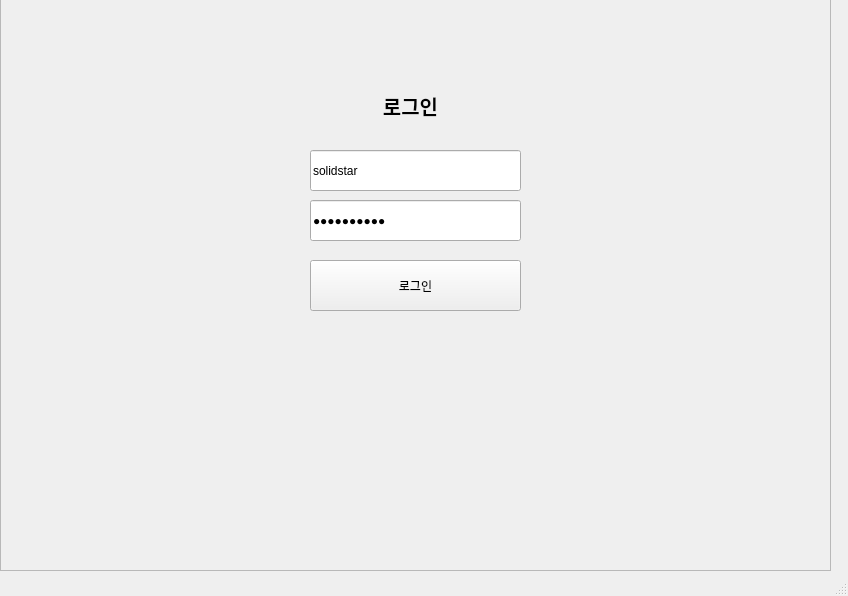
<?xml version="1.0" encoding="UTF-8"?>
<ui version="4.0">
 <class>MainWindow</class>
 <widget class="QMainWindow" name="MainWindow">
  <property name="geometry">
   <rect>
    <x>0</x>
    <y>0</y>
    <width>848</width>
    <height>596</height>
   </rect>
  </property>
  <property name="windowTitle">
   <string>MainWindow</string>
  </property>
  <widget class="QWidget" name="centralwidget">
   <widget class="QTabWidget" name="tabWidget">
    <property name="geometry">
     <rect>
      <x>0</x>
      <y>0</y>
      <width>821</width>
      <height>561</height>
     </rect>
    </property>
    <property name="sizePolicy">
     <sizepolicy hsizetype="Expanding" vsizetype="Expanding">
      <horstretch>0</horstretch>
      <verstretch>0</verstretch>
     </sizepolicy>
    </property>
    <property name="currentIndex">
     <number>0</number>
    </property>
    <widget class="QWidget" name="tab">
     <attribute name="title">
      <string>답변 자동 등록</string>
     </attribute>
     <widget class="QTextBrowser" name="logArea">
      <property name="geometry">
       <rect>
        <x>20</x>
        <y>131</y>
        <width>771</width>
        <height>331</height>
       </rect>
      </property>
     </widget>
     <widget class="QPushButton" name="whileCheck">
      <property name="geometry">
       <rect>
        <x>430</x>
        <y>22</y>
        <width>91</width>
        <height>41</height>
       </rect>
      </property>
      <property name="text">
       <string>시작</string>
      </property>
      <property name="checkable">
       <bool>true</bool>
      </property>
      <property name="checked">
       <bool>false</bool>
      </property>
     </widget>
     <widget class="QProgressBar" name="progressBar">
      <property name="geometry">
       <rect>
        <x>20</x>
        <y>80</y>
        <width>771</width>
        <height>20</height>
       </rect>
      </property>
      <property name="maximum">
       <number>10</number>
      </property>
      <property name="value">
       <number>0</number>
      </property>
     </widget>
     <widget class="QPushButton" name="naverTest">
      <property name="geometry">
       <rect>
        <x>330</x>
        <y>22</y>
        <width>91</width>
        <height>41</height>
       </rect>
      </property>
      <property name="text">
       <string>테스트</string>
      </property>
      <property name="checkable">
       <bool>true</bool>
      </property>
      <property name="checked">
       <bool>false</bool>
      </property>
     </widget>
     <widget class="QSplitter" name="splitter_2">
      <property name="geometry">
       <rect>
        <x>20</x>
        <y>40</y>
        <width>239</width>
        <height>23</height>
       </rect>
      </property>
      <property name="orientation">
       <enum>Qt::Horizontal</enum>
      </property>
      <widget class="QPushButton" name="naverLogin">
       <property name="text">
        <string> 네이버로그인</string>
       </property>
      </widget>
      <widget class="QPushButton" name="kinButton">
       <property name="text">
        <string>네이버지식인</string>
       </property>
      </widget>
      <widget class="QPushButton" name="answerButton">
       <property name="text">
        <string>답변하기</string>
       </property>
      </widget>
     </widget>
    </widget>
    <widget class="QWidget" name="tab_2">
     <attribute name="title">
      <string>답변내역</string>
     </attribute>
     <widget class="QTableWidget" name="kinListTable">
      <property name="geometry">
       <rect>
        <x>10</x>
        <y>50</y>
        <width>801</width>
        <height>451</height>
       </rect>
      </property>
      <column>
       <property name="text">
        <string>IDX</string>
       </property>
      </column>
      <column>
       <property name="text">
        <string>제목</string>
       </property>
      </column>
      <column>
       <property name="text">
        <string>내용</string>
       </property>
      </column>
      <column>
       <property name="text">
        <string>키워드</string>
       </property>
      </column>
      <column>
       <property name="text">
        <string>아이디</string>
       </property>
      </column>
     </widget>
     <widget class="QPushButton" name="kinListCall">
      <property name="geometry">
       <rect>
        <x>10</x>
        <y>10</y>
        <width>141</width>
        <height>31</height>
       </rect>
      </property>
      <property name="text">
       <string>리스트갱신</string>
      </property>
     </widget>
    </widget>
    <widget class="QWidget" name="tab_5">
     <attribute name="title">
      <string>답변설정</string>
     </attribute>
     <widget class="QTableWidget" name="answerListTable">
      <property name="geometry">
       <rect>
        <x>10</x>
        <y>50</y>
        <width>791</width>
        <height>211</height>
       </rect>
      </property>
      <property name="selectionBehavior">
       <enum>QAbstractItemView::SelectRows</enum>
      </property>
      <column>
       <property name="text">
        <string>NO</string>
       </property>
      </column>
      <column>
       <property name="text">
        <string>키워드</string>
       </property>
      </column>
      <column>
       <property name="text">
        <string>리스트</string>
       </property>
      </column>
     </widget>
     <widget class="QPushButton" name="answerListCall">
      <property name="geometry">
       <rect>
        <x>210</x>
        <y>10</y>
        <width>111</width>
        <height>31</height>
       </rect>
      </property>
      <property name="text">
       <string>리스트호출</string>
      </property>
     </widget>
     <widget class="QFrame" name="answerFrame">
      <property name="enabled">
       <bool>true</bool>
      </property>
      <property name="geometry">
       <rect>
        <x>10</x>
        <y>50</y>
        <width>791</width>
        <height>441</height>
       </rect>
      </property>
      <property name="palette">
       <palette>
        <active>
         <colorrole role="WindowText">
          <brush brushstyle="SolidPattern">
           <color alpha="255">
            <red>0</red>
            <green>0</green>
            <blue>0</blue>
           </color>
          </brush>
         </colorrole>
         <colorrole role="Button">
          <brush brushstyle="SolidPattern">
           <color alpha="255">
            <red>255</red>
            <green>255</green>
            <blue>255</blue>
           </color>
          </brush>
         </colorrole>
         <colorrole role="Light">
          <brush brushstyle="SolidPattern">
           <color alpha="255">
            <red>255</red>
            <green>255</green>
            <blue>255</blue>
           </color>
          </brush>
         </colorrole>
         <colorrole role="Midlight">
          <brush brushstyle="SolidPattern">
           <color alpha="255">
            <red>255</red>
            <green>255</green>
            <blue>255</blue>
           </color>
          </brush>
         </colorrole>
         <colorrole role="Dark">
          <brush brushstyle="SolidPattern">
           <color alpha="255">
            <red>127</red>
            <green>127</green>
            <blue>127</blue>
           </color>
          </brush>
         </colorrole>
         <colorrole role="Mid">
          <brush brushstyle="SolidPattern">
           <color alpha="255">
            <red>170</red>
            <green>170</green>
            <blue>170</blue>
           </color>
          </brush>
         </colorrole>
         <colorrole role="Text">
          <brush brushstyle="SolidPattern">
           <color alpha="255">
            <red>0</red>
            <green>0</green>
            <blue>0</blue>
           </color>
          </brush>
         </colorrole>
         <colorrole role="BrightText">
          <brush brushstyle="SolidPattern">
           <color alpha="255">
            <red>255</red>
            <green>255</green>
            <blue>255</blue>
           </color>
          </brush>
         </colorrole>
         <colorrole role="ButtonText">
          <brush brushstyle="SolidPattern">
           <color alpha="255">
            <red>0</red>
            <green>0</green>
            <blue>0</blue>
           </color>
          </brush>
         </colorrole>
         <colorrole role="Base">
          <brush brushstyle="SolidPattern">
           <color alpha="255">
            <red>255</red>
            <green>255</green>
            <blue>255</blue>
           </color>
          </brush>
         </colorrole>
         <colorrole role="Window">
          <brush brushstyle="SolidPattern">
           <color alpha="255">
            <red>255</red>
            <green>255</green>
            <blue>255</blue>
           </color>
          </brush>
         </colorrole>
         <colorrole role="Shadow">
          <brush brushstyle="SolidPattern">
           <color alpha="255">
            <red>0</red>
            <green>0</green>
            <blue>0</blue>
           </color>
          </brush>
         </colorrole>
         <colorrole role="AlternateBase">
          <brush brushstyle="SolidPattern">
           <color alpha="255">
            <red>255</red>
            <green>255</green>
            <blue>255</blue>
           </color>
          </brush>
         </colorrole>
         <colorrole role="ToolTipBase">
          <brush brushstyle="SolidPattern">
           <color alpha="255">
            <red>255</red>
            <green>255</green>
            <blue>220</blue>
           </color>
          </brush>
         </colorrole>
         <colorrole role="ToolTipText">
          <brush brushstyle="SolidPattern">
           <color alpha="255">
            <red>0</red>
            <green>0</green>
            <blue>0</blue>
           </color>
          </brush>
         </colorrole>
         <colorrole role="PlaceholderText">
          <brush brushstyle="SolidPattern">
           <color alpha="128">
            <red>0</red>
            <green>0</green>
            <blue>0</blue>
           </color>
          </brush>
         </colorrole>
        </active>
        <inactive>
         <colorrole role="WindowText">
          <brush brushstyle="SolidPattern">
           <color alpha="255">
            <red>0</red>
            <green>0</green>
            <blue>0</blue>
           </color>
          </brush>
         </colorrole>
         <colorrole role="Button">
          <brush brushstyle="SolidPattern">
           <color alpha="255">
            <red>255</red>
            <green>255</green>
            <blue>255</blue>
           </color>
          </brush>
         </colorrole>
         <colorrole role="Light">
          <brush brushstyle="SolidPattern">
           <color alpha="255">
            <red>255</red>
            <green>255</green>
            <blue>255</blue>
           </color>
          </brush>
         </colorrole>
         <colorrole role="Midlight">
          <brush brushstyle="SolidPattern">
           <color alpha="255">
            <red>255</red>
            <green>255</green>
            <blue>255</blue>
           </color>
          </brush>
         </colorrole>
         <colorrole role="Dark">
          <brush brushstyle="SolidPattern">
           <color alpha="255">
            <red>127</red>
            <green>127</green>
            <blue>127</blue>
           </color>
          </brush>
         </colorrole>
         <colorrole role="Mid">
          <brush brushstyle="SolidPattern">
           <color alpha="255">
            <red>170</red>
            <green>170</green>
            <blue>170</blue>
           </color>
          </brush>
         </colorrole>
         <colorrole role="Text">
          <brush brushstyle="SolidPattern">
           <color alpha="255">
            <red>0</red>
            <green>0</green>
            <blue>0</blue>
           </color>
          </brush>
         </colorrole>
         <colorrole role="BrightText">
          <brush brushstyle="SolidPattern">
           <color alpha="255">
            <red>255</red>
            <green>255</green>
            <blue>255</blue>
           </color>
          </brush>
         </colorrole>
         <colorrole role="ButtonText">
          <brush brushstyle="SolidPattern">
           <color alpha="255">
            <red>0</red>
            <green>0</green>
            <blue>0</blue>
           </color>
          </brush>
         </colorrole>
         <colorrole role="Base">
          <brush brushstyle="SolidPattern">
           <color alpha="255">
            <red>255</red>
            <green>255</green>
            <blue>255</blue>
           </color>
          </brush>
         </colorrole>
         <colorrole role="Window">
          <brush brushstyle="SolidPattern">
           <color alpha="255">
            <red>255</red>
            <green>255</green>
            <blue>255</blue>
           </color>
          </brush>
         </colorrole>
         <colorrole role="Shadow">
          <brush brushstyle="SolidPattern">
           <color alpha="255">
            <red>0</red>
            <green>0</green>
            <blue>0</blue>
           </color>
          </brush>
         </colorrole>
         <colorrole role="AlternateBase">
          <brush brushstyle="SolidPattern">
           <color alpha="255">
            <red>255</red>
            <green>255</green>
            <blue>255</blue>
           </color>
          </brush>
         </colorrole>
         <colorrole role="ToolTipBase">
          <brush brushstyle="SolidPattern">
           <color alpha="255">
            <red>255</red>
            <green>255</green>
            <blue>220</blue>
           </color>
          </brush>
         </colorrole>
         <colorrole role="ToolTipText">
          <brush brushstyle="SolidPattern">
           <color alpha="255">
            <red>0</red>
            <green>0</green>
            <blue>0</blue>
           </color>
          </brush>
         </colorrole>
         <colorrole role="PlaceholderText">
          <brush brushstyle="SolidPattern">
           <color alpha="128">
            <red>0</red>
            <green>0</green>
            <blue>0</blue>
           </color>
          </brush>
         </colorrole>
        </inactive>
        <disabled>
         <colorrole role="WindowText">
          <brush brushstyle="SolidPattern">
           <color alpha="255">
            <red>127</red>
            <green>127</green>
            <blue>127</blue>
           </color>
          </brush>
         </colorrole>
         <colorrole role="Button">
          <brush brushstyle="SolidPattern">
           <color alpha="255">
            <red>255</red>
            <green>255</green>
            <blue>255</blue>
           </color>
          </brush>
         </colorrole>
         <colorrole role="Light">
          <brush brushstyle="SolidPattern">
           <color alpha="255">
            <red>255</red>
            <green>255</green>
            <blue>255</blue>
           </color>
          </brush>
         </colorrole>
         <colorrole role="Midlight">
          <brush brushstyle="SolidPattern">
           <color alpha="255">
            <red>255</red>
            <green>255</green>
            <blue>255</blue>
           </color>
          </brush>
         </colorrole>
         <colorrole role="Dark">
          <brush brushstyle="SolidPattern">
           <color alpha="255">
            <red>127</red>
            <green>127</green>
            <blue>127</blue>
           </color>
          </brush>
         </colorrole>
         <colorrole role="Mid">
          <brush brushstyle="SolidPattern">
           <color alpha="255">
            <red>170</red>
            <green>170</green>
            <blue>170</blue>
           </color>
          </brush>
         </colorrole>
         <colorrole role="Text">
          <brush brushstyle="SolidPattern">
           <color alpha="255">
            <red>127</red>
            <green>127</green>
            <blue>127</blue>
           </color>
          </brush>
         </colorrole>
         <colorrole role="BrightText">
          <brush brushstyle="SolidPattern">
           <color alpha="255">
            <red>255</red>
            <green>255</green>
            <blue>255</blue>
           </color>
          </brush>
         </colorrole>
         <colorrole role="ButtonText">
          <brush brushstyle="SolidPattern">
           <color alpha="255">
            <red>127</red>
            <green>127</green>
            <blue>127</blue>
           </color>
          </brush>
         </colorrole>
         <colorrole role="Base">
          <brush brushstyle="SolidPattern">
           <color alpha="255">
            <red>255</red>
            <green>255</green>
            <blue>255</blue>
           </color>
          </brush>
         </colorrole>
         <colorrole role="Window">
          <brush brushstyle="SolidPattern">
           <color alpha="255">
            <red>255</red>
            <green>255</green>
            <blue>255</blue>
           </color>
          </brush>
         </colorrole>
         <colorrole role="Shadow">
          <brush brushstyle="SolidPattern">
           <color alpha="255">
            <red>0</red>
            <green>0</green>
            <blue>0</blue>
           </color>
          </brush>
         </colorrole>
         <colorrole role="AlternateBase">
          <brush brushstyle="SolidPattern">
           <color alpha="255">
            <red>255</red>
            <green>255</green>
            <blue>255</blue>
           </color>
          </brush>
         </colorrole>
         <colorrole role="ToolTipBase">
          <brush brushstyle="SolidPattern">
           <color alpha="255">
            <red>255</red>
            <green>255</green>
            <blue>220</blue>
           </color>
          </brush>
         </colorrole>
         <colorrole role="ToolTipText">
          <brush brushstyle="SolidPattern">
           <color alpha="255">
            <red>0</red>
            <green>0</green>
            <blue>0</blue>
           </color>
          </brush>
         </colorrole>
         <colorrole role="PlaceholderText">
          <brush brushstyle="SolidPattern">
           <color alpha="128">
            <red>0</red>
            <green>0</green>
            <blue>0</blue>
           </color>
          </brush>
         </colorrole>
        </disabled>
       </palette>
      </property>
      <property name="mouseTracking">
       <bool>false</bool>
      </property>
      <property name="tabletTracking">
       <bool>false</bool>
      </property>
      <property name="layoutDirection">
       <enum>Qt::LeftToRight</enum>
      </property>
      <property name="autoFillBackground">
       <bool>true</bool>
      </property>
      <property name="frameShape">
       <enum>QFrame::StyledPanel</enum>
      </property>
      <property name="frameShadow">
       <enum>QFrame::Raised</enum>
      </property>
      <widget class="QPushButton" name="answerUpdate">
       <property name="geometry">
        <rect>
         <x>40</x>
         <y>340</y>
         <width>131</width>
         <height>31</height>
        </rect>
       </property>
       <property name="text">
        <string>저장</string>
       </property>
      </widget>
      <widget class="QPushButton" name="answerDelete">
       <property name="geometry">
        <rect>
         <x>180</x>
         <y>340</y>
         <width>131</width>
         <height>31</height>
        </rect>
       </property>
       <property name="text">
        <string>삭제</string>
       </property>
      </widget>
      <widget class="QTextEdit" name="ansText">
       <property name="geometry">
        <rect>
         <x>40</x>
         <y>120</y>
         <width>571</width>
         <height>191</height>
        </rect>
       </property>
      </widget>
      <widget class="QLineEdit" name="answerNo">
       <property name="geometry">
        <rect>
         <x>40</x>
         <y>40</y>
         <width>211</width>
         <height>31</height>
        </rect>
       </property>
      </widget>
      <widget class="QLineEdit" name="keyword">
       <property name="geometry">
        <rect>
         <x>40</x>
         <y>80</y>
         <width>211</width>
         <height>31</height>
        </rect>
       </property>
      </widget>
      <widget class="QPushButton" name="answerFrameClose">
       <property name="geometry">
        <rect>
         <x>320</x>
         <y>340</y>
         <width>131</width>
         <height>31</height>
        </rect>
       </property>
       <property name="text">
        <string>닫기</string>
       </property>
      </widget>
     </widget>
     <widget class="QComboBox" name="keywordList">
      <property name="geometry">
       <rect>
        <x>10</x>
        <y>10</y>
        <width>191</width>
        <height>31</height>
       </rect>
      </property>
     </widget>
     <widget class="QPushButton" name="answerwriteBtn">
      <property name="geometry">
       <rect>
        <x>325</x>
        <y>10</y>
        <width>111</width>
        <height>31</height>
       </rect>
      </property>
      <property name="text">
       <string>답변추가</string>
      </property>
     </widget>
     <zorder>answerListTable</zorder>
     <zorder>answerListCall</zorder>
     <zorder>keywordList</zorder>
     <zorder>answerFrame</zorder>
     <zorder>answerwriteBtn</zorder>
    </widget>
    <widget class="QWidget" name="tab_6">
     <attribute name="title">
      <string>상세 설정</string>
     </attribute>
    </widget>
   </widget>
   <widget class="QFrame" name="loginFrame">
    <property name="geometry">
     <rect>
      <x>0</x>
      <y>-10</y>
      <width>831</width>
      <height>581</height>
     </rect>
    </property>
    <property name="autoFillBackground">
     <bool>true</bool>
    </property>
    <property name="frameShape">
     <enum>QFrame::StyledPanel</enum>
    </property>
    <property name="frameShadow">
     <enum>QFrame::Raised</enum>
    </property>
    <widget class="QPushButton" name="megalogin">
     <property name="geometry">
      <rect>
       <x>310</x>
       <y>270</y>
       <width>211</width>
       <height>51</height>
      </rect>
     </property>
     <property name="text">
      <string>로그인</string>
     </property>
    </widget>
    <widget class="QLineEdit" name="myid">
     <property name="geometry">
      <rect>
       <x>310</x>
       <y>160</y>
       <width>211</width>
       <height>41</height>
      </rect>
     </property>
     <property name="text">
      <string>solidstar</string>
     </property>
     <property name="placeholderText">
      <string> 아이디</string>
     </property>
    </widget>
    <widget class="QLineEdit" name="mypass">
     <property name="geometry">
      <rect>
       <x>310</x>
       <y>210</y>
       <width>211</width>
       <height>41</height>
      </rect>
     </property>
     <property name="contextMenuPolicy">
      <enum>Qt::DefaultContextMenu</enum>
     </property>
     <property name="text">
      <string>rhfemsqpf2</string>
     </property>
     <property name="echoMode">
      <enum>QLineEdit::Password</enum>
     </property>
     <property name="placeholderText">
      <string> 패스워드</string>
     </property>
    </widget>
    <widget class="QLabel" name="label">
     <property name="geometry">
      <rect>
       <x>350</x>
       <y>90</y>
       <width>121</width>
       <height>51</height>
      </rect>
     </property>
     <property name="font">
      <font>
       <pointsize>15</pointsize>
       <weight>75</weight>
       <bold>true</bold>
      </font>
     </property>
     <property name="text">
      <string>로그인</string>
     </property>
     <property name="alignment">
      <set>Qt::AlignCenter</set>
     </property>
    </widget>
   </widget>
  </widget>
  <widget class="QStatusBar" name="statusbar"/>
 </widget>
 <resources/>
 <connections/>
</ui>
